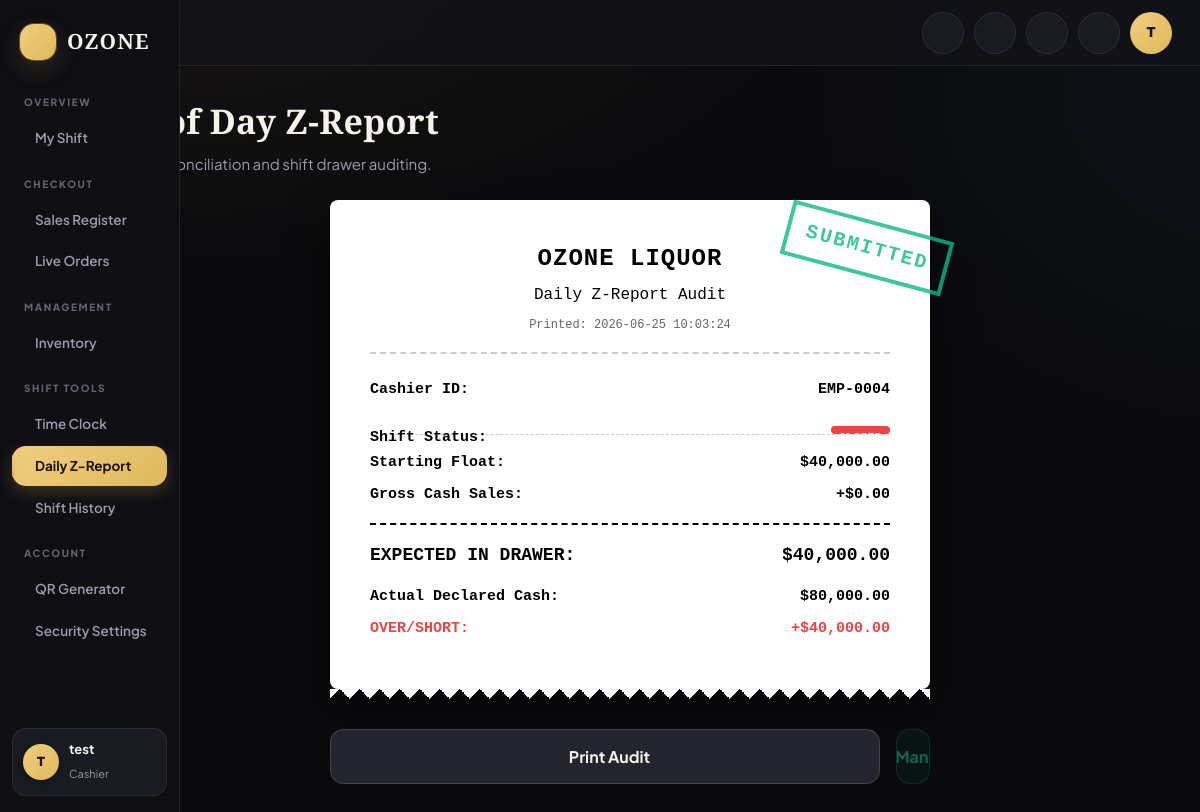
The page /cashier/zreport.php (signed in) on the database its author committed.
### tables this page shows
CREATE TABLE `shifts` (
  `id` int(11) NOT NULL,
  `cashier_id` int(11) NOT NULL,
  `starting_cash` decimal(10,2) NOT NULL,
  `ending_cash` decimal(10,2) DEFAULT NULL,
  `clock_in` datetime NOT NULL DEFAULT current_timestamp(),
  `clock_out` datetime DEFAULT NULL,
  `status` enum('active','closed') NOT NULL DEFAULT 'active',
  `submitted_at` datetime DEFAULT NULL
);

### cashier/zreport.php (the view, shortened to what this page needs)
<?php
require_once '../config/db.php';
$cashier_id = $_SESSION['user_id'];
$stmt = $pdo->prepare("SELECT * FROM shifts WHERE cashier_id = :id ORDER BY clock_in DESC LIMIT 1");
$stmt->execute(['id' => $cashier_id]);
$shift = $stmt->fetch(PDO::FETCH_ASSOC);
$shift_sales = 0.00;
$expected_cash = 0.00;
$discrepancy = 0.00;
if ($shift) {
    $start_time = $shift['clock_in'];
    $end_time = $shift['clock_out'] ? $shift['clock_out'] : date('Y-m-d H:i:s');
    $sales_stmt = $pdo->prepare("
        SELECT SUM(total) as total_sales, COUNT(id) as receipt_count
        FROM sales
        WHERE cashier_id = :id AND created_at >= :start AND created_at <= :end
    ");
    $sales_stmt->execute(['id' => $cashier_id, 'start' => $start_time, 'end' => $end_time]);
    $sales_data = $sales_stmt->fetch(PDO::FETCH_ASSOC);
    $shift_sales = (float)($sales_data['total_sales'] ?? 0);
    $expected_cash = (float)$shift['starting_cash'] + $shift_sales;
    if ($shift['status'] === 'closed') {
        $discrepancy = (float)$shift['ending_cash'] - $expected_cash;
    }
}
?>
<?php
require '../includes/staff_header.php';
?>
        <div class="no-print">
            <h1 class="kami-page-title">End of Day Z-Report</h1>
            <p class="kami-page-sub">Financial reconciliation and shift drawer auditing.</p>
        </div>
        <div class="report-container animate-fade-in">
            <?php if (!$shift): ?>
                <div class="card glass" style="text-align: center; padding: 48px;">
                    <i class="ph-bold ph-receipt" style="font-size: 48px; color: var(--kami-text-dim); margin-bottom: 16px;"></i>
                    <h2>No Shift Data Found</h2>
                    <p class="text-dim">You have not started a shift yet. Please clock in to begin tracking financials.</p>
                </div>
            <?php else: ?>
                <div class="receipt-paper">
                    <?php if ($shift['submitted_at']): ?>
                        <div class="no-print" style="position: absolute; top: 20px; right: -20px; transform: rotate(15deg); border: 4px solid #10b981; color: #10b981; padding: 8px 16px; font-size: 20px; font-weight: 900; letter-spacing: 2px; text-transform: uppercase; opacity: 0.8;">
                            SUBMITTED
                        </div>
                    <?php endif; ?>
                    <div class="receipt-header">
                        <h2>OZONE LIQUOR</h2>
                        <p>Daily Z-Report Audit</p>
                        <p style="font-size: 12px; color: #666; margin-top: 8px;">Printed: <?= date('Y-m-d H:i:s') ?></p>
                    </div>
                    <div class="receipt-row">
                        <span>Cashier ID:</span>
                        <span>EMP-<?= str_pad((string)$cashier_id, 4, '0', STR_PAD_LEFT) ?></span>
                    </div>
                    <div class="receipt-row divider">
                        <span>Shift Status:</span>
                        <span class="badge-status <?= $shift['status'] === 'active' ? 'bg-active' : 'bg-closed' ?>"><?= htmlspecialchars($shift['status']) ?></span>
                    </div>
                    <div class="receipt-row">
                        <span>Starting Float:</span>
                        <span>$<?= number_format((float)$shift['starting_cash'], 2) ?></span>
                    </div>
                    <div class="receipt-row">
                        <span>Gross Cash Sales:</span>
                        <span>+$<?= number_format($shift_sales, 2) ?></span>
                    </div>
                    <div class="receipt-row total">
                        <span>EXPECTED IN DRAWER:</span>
                        <span>$<?= number_format($expected_cash, 2) ?></span>
                    </div>
                    <?php if ($shift['status'] === 'closed'): ?>
                        <div class="receipt-row" style="margin-top: 16px;">
                            <span>Actual Declared Cash:</span>
                            <span>$<?= number_format((float)$shift['ending_cash'], 2) ?></span>
                        </div>
                        <div class="receipt-row" style="margin-top: 8px; color: <?= $discrepancy === 0.0 ? '#10b981' : '#ef4444' ?>;">
                            <span>OVER/SHORT:</span>
                            <span><?= $discrepancy > 0 ? '+' : '' ?>$<?= number_format($discrepancy, 2) ?></span>
                        </div>
                    <?php endif; ?>
                </div>
                <div class="no-print" style="margin-top: 40px; display: flex; gap: 16px;">
                    <button onclick="window.print()" class="btn btn-secondary btn-block" style="padding: 16px; font-size: 16px;">
                        <i class="ph-bold ph-printer"></i> Print Audit
                    </button>
                    <?php if ($shift['status'] === 'closed' && !$shift['submitted_at']): ?>
                        <form action="zreport.php" method="POST" style="flex: 1;" onsubmit="return confirm('Send this final audit to management?');">
                            <input type="hidden" name="shift_id" value="<?= $shift['id'] ?>">
                            <button type="submit" name="submit_report" class="btn btn-primary btn-block" style="padding: 16px; font-size: 16px;">
                                <i class="ph-bold ph-paper-plane-tilt"></i> Submit to Admin
                            </button>
                        </form>
                    <?php elseif ($shift['submitted_at']): ?>
                        <button class="btn btn-block" disabled style="flex: 1; padding: 16px; font-size: 16px; background: rgba(16, 185, 129, 0.1); color: #10b981; border: 1px solid rgba(16, 185, 129, 0.3); cursor: not-allowed;">
                            <i class="ph-bold ph-check-circle"></i> Sent to Management
                        </button>
                    <?php endif; ?>
                </div>
            <?php endif; ?>
        </div>
<?php require '../includes/staff_footer.php'; ?>

### assets/css/kami.css (style rules this page uses)
:root { --kami-bg: #0A0A0D; --kami-bg-2: #0E0E13; --kami-surface: rgba(22, 22, 29, 0.72); --kami-surface-solid: #16161D; --kami-surface-2: rgba(30, 30, 39, 0.78); --kami-surface-3: rgba(42, 42, 54, 0.85); --kami-elevated: #1A1A22; --kami-border: rgba(255, 255, 255, 0.08); --kami-border-strong: rgba(255, 255, 255, 0.14); --kami-border-hover: rgba(224, 184, 92, 0.45); --kami-glass-bg: rgba(20, 20, 27, 0.66); --kami-glass-border: rgba(255, 255, 255, 0.1); --kami-highlight: rgba(255, 255, 255, 0.06); --kami-text: #F5F2EA; --kami-text-muted: #9A9AAC; --kami-text-dim: #63636F; --kami-accent: #E0B85C; --kami-accent-hover: #F0CE7E; --kami-accent-soft: #C8A04D; --kami-accent-bg: rgba(224, 184, 92, 0.12); --kami-accent-border: rgba(224, 184, 92, 0.32); --kami-accent-grad: linear-gradient(135deg, #F0CE7E 0%, #D4AF37 55%, #B8860B 100%); --kami-on-accent: #1A1407; --kami-success: #4ADE80; --kami-success-bg: rgba(74, 222, 128, 0.12); --kami-success-border:rgba(74, 222, 128, 0.3); --kami-danger: #FB6F6F; --kami-danger-bg: rgba(251, 111, 111, 0.12); --kami-danger-border: rgba(251, 111, 111, 0.3); --kami-info: #5EB3FF; --kami-info-bg: rgba(94, 179, 255, 0.12); --kami-info-border: rgba(94, 179, 255, 0.3); --kami-warning: #FFC857; --kami-warning-bg: rgba(255, 200, 87, 0.12); --kami-warning-border:rgba(255, 200, 87, 0.3); --kami-radius-sm: 10px; --kami-radius-md: 14px; --kami-radius-lg: 20px; --kami-radius-xl: 28px; --kami-radius-full: 999px; --kami-shadow-sm: 0 2px 8px rgba(0,0,0,0.35); --kami-shadow-md: 0 12px 32px rgba(0,0,0,0.45), 0 2px 8px rgba(0,0,0,0.3); --kami-shadow-lg: 0 30px 70px rgba(0,0,0,0.6), 0 8px 20px rgba(0,0,0,0.4); --kami-glow: 0 0 0 1px var(--kami-accent-border), 0 8px 24px rgba(224, 184, 92, 0.18); --kami-ease: cubic-bezier(0.22, 1, 0.36, 1); --kami-ease-spring: cubic-bezier(0.34, 1.56, 0.64, 1); --kami-transition: 0.25s var(--kami-ease); --kami-spring: 0.4s var(--kami-ease-spring); --sidebar-width: 288px; --sidebar-collapsed: 92px; --glass-blur: 18px; --kami-surface-1: var(--kami-elevated); --text-primary: var(--kami-text); --text-secondary: var(--kami-text-muted); --text-tertiary: var(--kami-text-dim); --accent-gold: var(--kami-accent); --font-serif: 'Cormorant Garamond', Georgia, serif; --font-sans: 'Plus Jakarta Sans', -apple-system, BlinkMacSystemFont, sans-serif; --font-display: 'Outfit', sans-serif; --font-mono: 'JetBrains Mono', ui-monospace, 'SFMono-Regular', Menlo, monospace; --radius-card: 16px; --radius-pill: 999px; --staff-sidebar-w: 180px; --staff-topbar-h: 66px; }
*, *::before, *::after { box-sizing: border-box; margin: 0; padding: 0; }
html { font-size: 16px; -webkit-text-size-adjust: 100%; scroll-behavior: smooth; }
body { font-family: var(--font-sans); background-color: var(--kami-bg); background-image: radial-gradient(1200px 600px at 12% -10%, rgba(224, 184, 92, 0.07), transparent 60%), radial-gradient(1000px 700px at 110% 10%, rgba(94, 179, 255, 0.05), transparent 55%); background-attachment: fixed; color: var(--kami-text); line-height: 1.6; -webkit-font-smoothing: antialiased; -moz-osx-font-smoothing: grayscale; overflow-x: hidden; min-height: 100vh; }
.btn { display: inline-flex; align-items: center; justify-content: center; gap: 9px; padding: 14px 26px; font-size: 15px; font-weight: 700; font-family: inherit; border-radius: var(--kami-radius-md); border: 1px solid transparent; cursor: pointer; white-space: nowrap; position: relative; overflow: hidden; transition: transform 0.12s ease, box-shadow var(--kami-transition), background var(--kami-transition), border-color var(--kami-transition), color var(--kami-transition); -webkit-tap-highlight-color: transparent; }
.btn:disabled, .btn.is-loading { opacity: 0.55; cursor: not-allowed; pointer-events: none; }
.btn-secondary { background: var(--kami-surface-3); color: var(--kami-text); border-color: var(--kami-border-strong); }
.btn-block { width: 100%; }
.animate-fade-in { animation: fadeIn 0.6s var(--kami-ease) both; }
.divider { height: 1px; background: var(--kami-border); margin: 24px 0; border: none; }
.kami-layout { min-height: 100vh; }
.kami-page-title { font-family: var(--font-serif); font-size: 34px; font-weight: 600; letter-spacing: 0.01em; margin-bottom: 4px; }
.kami-page-sub { color: var(--kami-text-muted); font-size: 15px; margin-bottom: 24px; }

### rows shown on the page
shifts: status "CLOSED", starting_cash "40,000.00", ending_cash "80,000.00"

### other values the page prints
$initials "T"
str_pad((string)$cashier_id, 4, '0', STR_PAD_LEFT) "0004"
$shift_sales "0.00"
$expected_cash "40,000.00"
$discrepancy "40,000.00"
